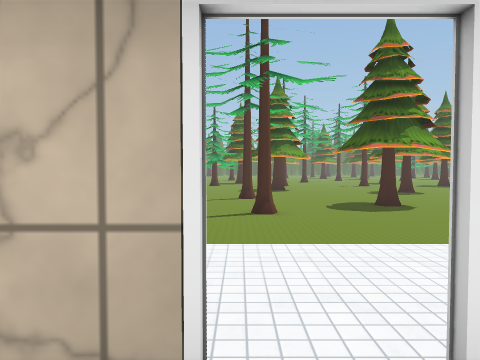
view 1 (above)

24 first-person views from a walk through a 3-D level made in the Unity game engine. The camera is 1.44 m above the floor, tilts 2° down and sees 70° across. Doors are open. The floor is counted in squares, 1.44 m on a side. Each view is taken from the middle of a square. On the plan, view 1 faces up. The plan holds only what a view shows up to about 13 squares ahead; the rest is blank. The place goes on beyond the plan. The player character is not drawn. Some surface patterns are stand-ins.

view 2
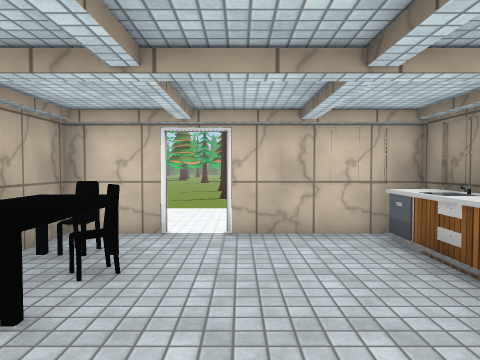

view 3
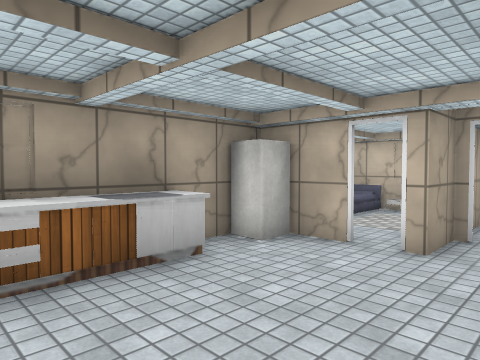

view 4
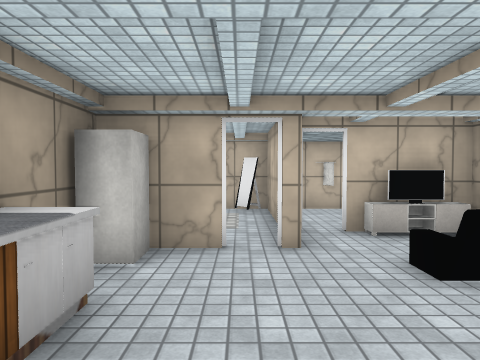

view 5
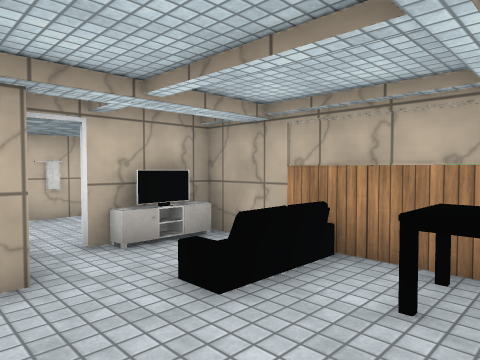

view 6
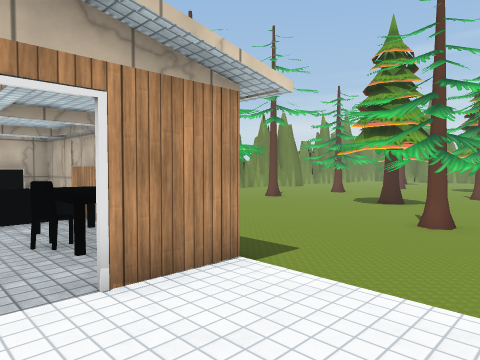

view 7
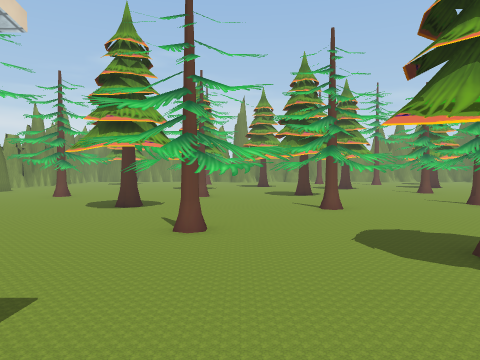

view 8
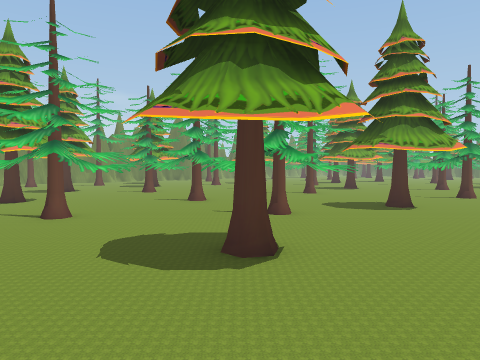

view 9
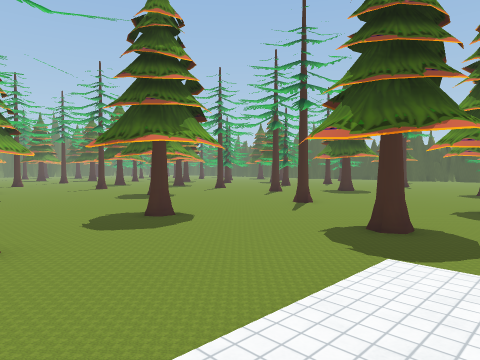

view 10
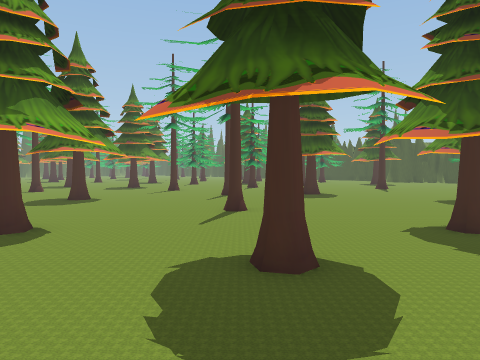

view 11
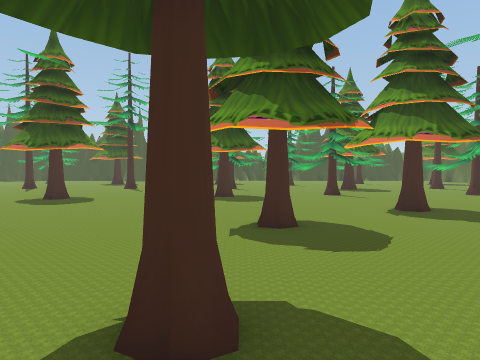

view 12
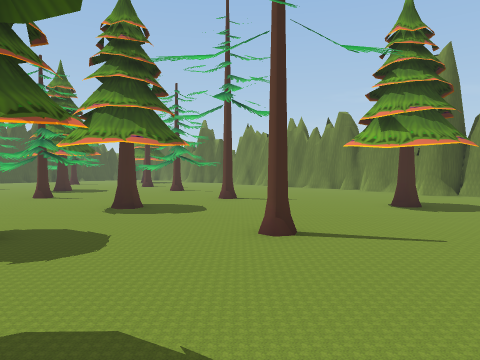

view 13
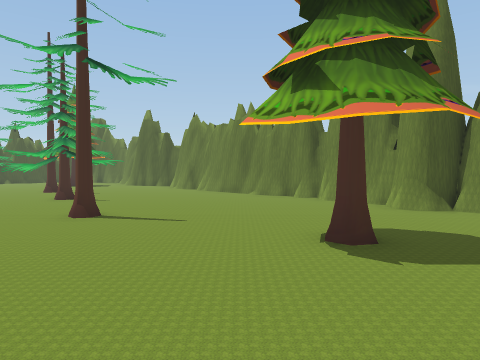

view 14
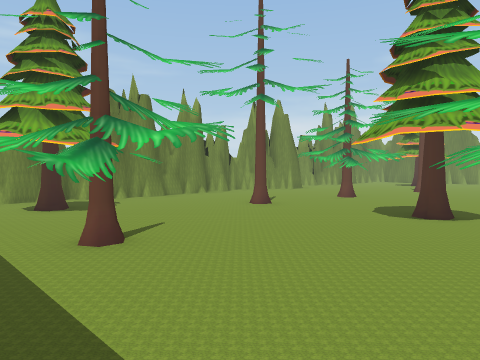

view 15
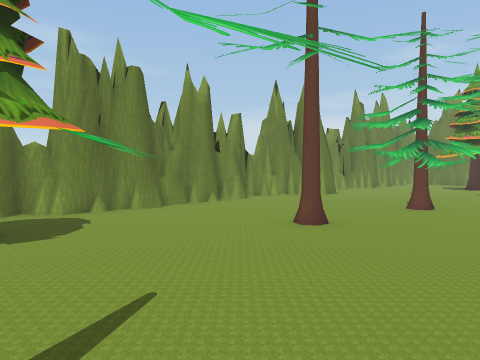

view 16
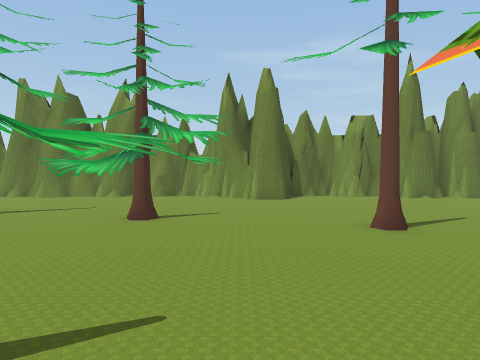

view 17
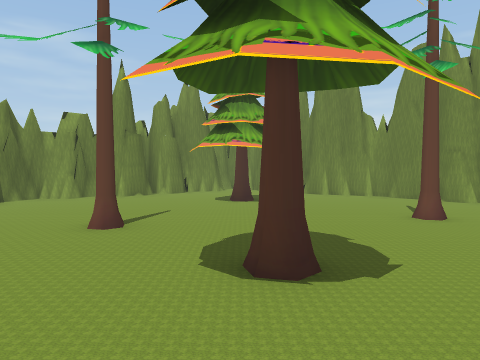

view 18
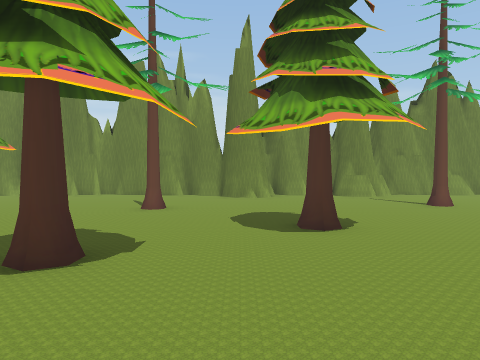

view 19
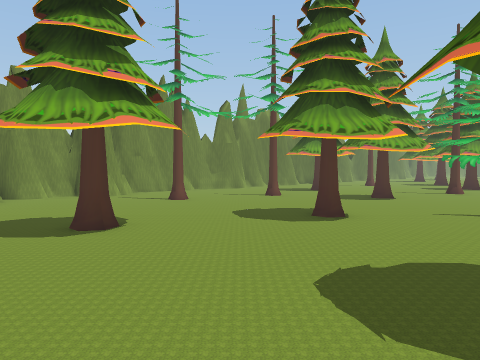

view 20
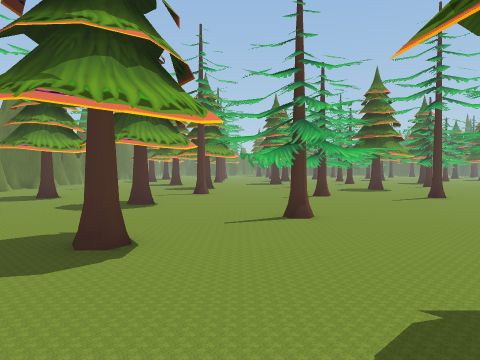

view 21
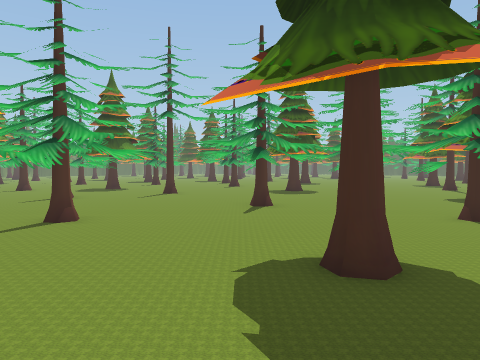

view 22
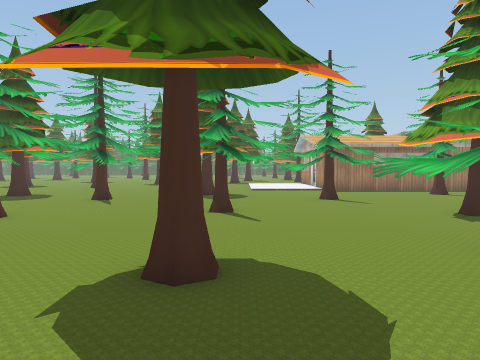

view 23
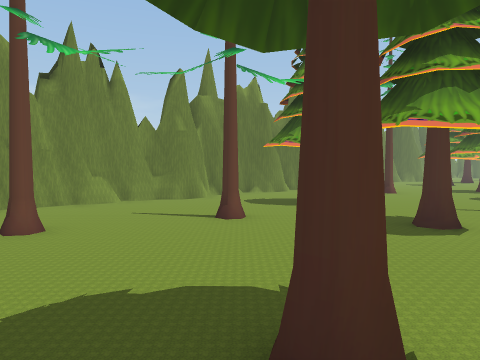

view 24
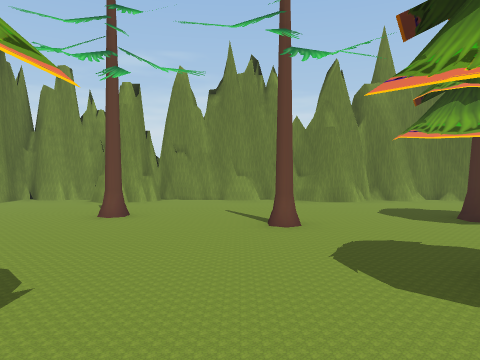

### Floor plan
Key: @ floor where view 1 was taken; # wall or solid block; . floor; D open door; ^ raised ledge; O other object.
Columns run from 27 left of view 1 to 17 right of it. Each row starts with its distance up from view 1.
 17 #... ....O... OO..    OOO     .. ..
 16 #...#........OOO..O.  O.     ......
 15 #............O...........    .....#..
 14 #.......#................    .........
 13 #.....................#.. .. ..........O  ..
 12 #....O.......O........... .O............ ...
 11 #...........OOO..OO...O...................#.
 10 #..........O..O.OOO..OO........#.............
  9 #........#......O.O.O.O.............O........
  8 ##..O...............O.......O...............
  7 #^.................O.........................
  6 #............#....OO...#...................#.
  5 #................O.O.............#...........
  4 ##.....#.........O...................#......
  3 ##.............O......O.....................
  2 #........... .OO.....OOO.....  .............O
  1 #...O....#...OOO....O.O...#DD## ..O....#..OO
  0 #............O...#........O@..O ...........O
 -1 #.......................O.OO..O ...........
 -2 #......................OO#O...O#.............
 -3 #........O....OO......OOO#OO...#.......O....O
 -4 #...#........OOOO.O...O..#...DO  .#........OO
 -5 #............O...........#OOD..  .........OO
 -6 #   .....................  ##..  ...........
 -7     ..................#.    #..  ...........
 -8     .......#............   O OOO ..........
 -9     #####.####.######...  ### ##  .#......

Positions as (right, up) in squares from view 1, and headings:
1: (0, 0), facing up
2: (1, -4), facing up
3: (0, 0), facing down-right
4: (2, 0), facing down
5: (2, -1), facing down-left
6: (1, 4), facing down-left
7: (0, 3), facing left
8: (-1, 3), facing up-left
9: (0, 3), facing up-right
10: (3, 3), facing up-right
11: (4, 5), facing right
12: (4, 5), facing down-right
13: (5, 0), facing down-right
14: (-2, 2), facing down-left
15: (-4, -1), facing down-left
16: (-15, 3), facing down
17: (-15, 3), facing down-left
18: (-14, 3), facing left
19: (-14, 2), facing up-left
20: (-16, 4), facing up
21: (-17, 4), facing up-right
22: (-17, 5), facing right
23: (-17, 7), facing up-left
24: (-16, 11), facing left
